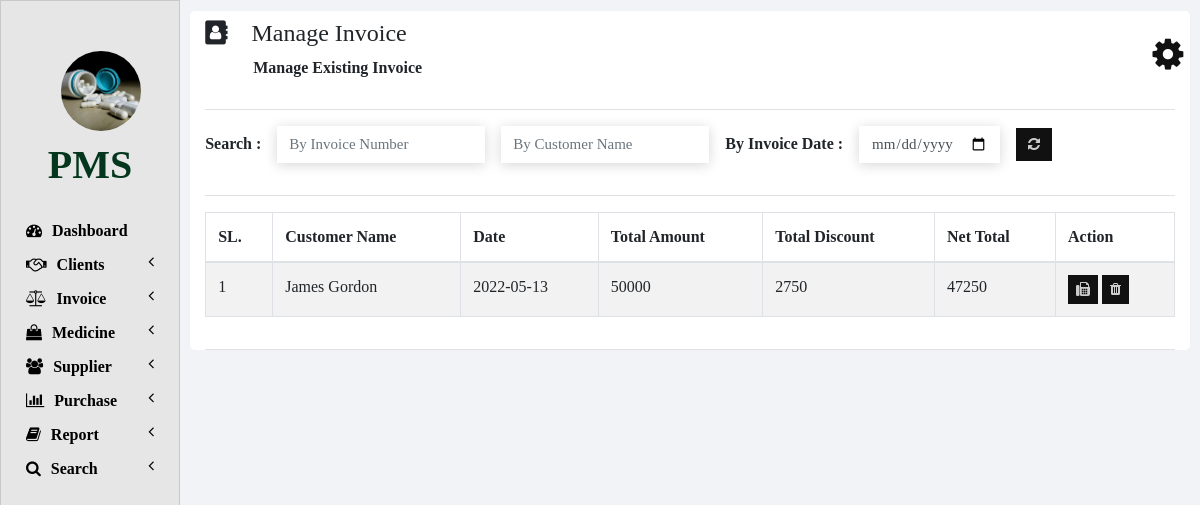
Page /manage_invoice.php on the committed database.
### tables this page shows
CREATE TABLE IF NOT EXISTS `invoices` (
  `INVOICE_ID` int NOT NULL AUTO_INCREMENT,
  `NET_TOTAL` double NOT NULL DEFAULT '0',
  `INVOICE_DATE` date NOT NULL,
  `CUSTOMER_ID` int NOT NULL,
  `TOTAL_AMOUNT` double NOT NULL,
  `TOTAL_DISCOUNT` double NOT NULL,
  PRIMARY KEY (`INVOICE_ID`)
);

CREATE TABLE IF NOT EXISTS `customers` (
  `ID` int NOT NULL AUTO_INCREMENT,
  `NAME` varchar(20) NOT NULL,
  `CONTACT_NUMBER` varchar(10) NOT NULL,
  `ADDRESS` varchar(100) NOT NULL,
  `DOCTOR_NAME` varchar(20) NOT NULL,
  `DOCTOR_ADDRESS` varchar(100) NOT NULL,
  PRIMARY KEY (`ID`)
);

### php/manage_invoice.php (the view, shortened to what this page needs)
<?php
function showInvoices() {
    require "db_connection.php";
    if($con) {
    $seq_no = 0;
    $query = "SELECT * FROM invoices INNER JOIN customers ON invoices.CUSTOMER_ID = customers.ID";
    $result = mysqli_query($con, $query);
    while($row = mysqli_fetch_array($result)) {
        $seq_no++;
        showInvoiceRow($seq_no, $row);
    }
    }
}
function showInvoiceRow($seq_no, $row) {
    ?>
    <tr>
    <td><?php echo $seq_no; ?></td>
    <td><?php echo $row['NAME']; ?></td>
    <td><?php echo $row['INVOICE_DATE']; ?></td>
    <td><?php echo $row['TOTAL_AMOUNT']; ?></td>
    <td><?php echo $row['TOTAL_DISCOUNT']; ?></td>
    <td><?php echo $row['NET_TOTAL']; ?></td>
    <td>
        <button class="btn btn-warning btn-sm" onclick="printInvoice(<?php echo $row['INVOICE_ID']; ?>);">
        <i class="fa fa-fax"></i>
        </button>
        <button class="btn btn-danger btn-sm" onclick="deleteInvoice(<?php echo $row['INVOICE_ID']; ?>);">
        <i class="fa fa-trash"></i>
        </button>
    </td>
    </tr>
    <?php
}
    ?>

### css/sidenav.css (style rules this page uses)
body { background-color: #f1f3f6; }
.sidenav { width: 15%; height: 100vh; background-color: #fff; position: fixed; z-index: 1; flex: 1 0 auto; }
.card { width: 100%; height: 100%; top: 0; border-radius: 0; background-color: rgb(230, 230, 230); }
.logo .logo-caption { color: #03361d; text-align: center; margin-bottom: 25px; font-weight: bold; }
.logo .profile { height: 80px; width: 80px; border-radius: 50%; transform: translate(50%); margin-top: 30px; margin-bottom: 10px; background-repeat: no-repeat; background-position: center; background-size: cover; }
.main-menu-item { padding: 5px 5px; cursor: pointer; }
.main-menu-item > a { color: #000000; text-decoration: none; font-size: 16px; font-weight: bold; }
.main-menu-item > a > span { margin-left: 10px; }
.main-menu-item > a { color: #000000 !important; }

### css/home.css (style rules this page uses)
html, body { height: 100vh; font-family: century gothic !important; }
button,input,textarea { box-shadow: none !important; outline: none !important; }
.btn { border-radius: 0px; font-size: 14px; transition: all .3s ease; background: #111111; border: 0px; color: #ccc; }

### rows in the picture
invoices: seq_no "1", CUSTOMER_ID.NAME "James Gordon", INVOICE_DATE "2022-05-13", TOTAL_AMOUNT "50000", TOTAL_DISCOUNT "2750", NET_TOTAL "47250"

### other values in the picture
$heading "Manage Invoice"
$sub_heading "Manage Existing Invoice"
